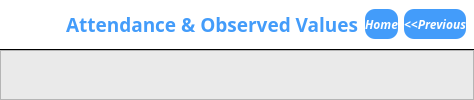
            <widget class="QWidget" name="attendPage">
             <layout class="QVBoxLayout" name="verticalLayout_4">
              <property name="spacing">
               <number>0</number>
              </property>
              <property name="leftMargin">
               <number>0</number>
              </property>
              <property name="topMargin">
               <number>0</number>
              </property>
              <property name="rightMargin">
               <number>0</number>
              </property>
              <property name="bottomMargin">
               <number>0</number>
              </property>
              <item>
               <widget class="QFrame" name="attendTitleFrame">
                <property name="maximumSize">
                 <size>
                  <width>16777215</width>
                  <height>60</height>
                 </size>
                </property>
                <property name="styleSheet">
                 <string notr="true">QFrame{
border: solid;
border-width: 0px 0px 1px 0px;
background-color: rgb(255, 255, 255);
}</string>
                </property>
                <property name="frameShape">
                 <enum>QFrame::StyledPanel</enum>
                </property>
                <property name="frameShadow">
                 <enum>QFrame::Raised</enum>
                </property>
                <layout class="QHBoxLayout" name="horizontalLayout_9">
                 <property name="leftMargin">
                  <number>0</number>
                 </property>
                 <property name="topMargin">
                  <number>0</number>
                 </property>
                 <property name="rightMargin">
                  <number>8</number>
                 </property>
                 <property name="bottomMargin">
                  <number>0</number>
                 </property>
                 <item>
                  <widget class="QLabel" name="attIcon">
                   <property name="minimumSize">
                    <size>
                     <width>60</width>
                     <height>0</height>
                    </size>
                   </property>
                   <property name="maximumSize">
                    <size>
                     <width>60</width>
                     <height>16777215</height>
                    </size>
                   </property>
                   <property name="styleSheet">
                    <string notr="true">QLabel{
background-color: rgb(255, 255, 255);
border: none;
}</string>
                   </property>
                   <property name="text">
                    <string/>
                   </property>
                   <property name="pixmap">
                    <pixmap>icons/attBlue.png</pixmap>
                   </property>
                   <property name="scaledContents">
                    <bool>true</bool>
                   </property>
                   <property name="margin">
                    <number>9</number>
                   </property>
                  </widget>
                 </item>
                 <item>
                  <widget class="QLabel" name="attendLabel">
                   <property name="font">
                    <font>
                     <family>Montserrat</family>
                     <pointsize>14</pointsize>
                     <weight>75</weight>
                     <bold>true</bold>
                    </font>
                   </property>
                   <property name="styleSheet">
                    <string notr="true">QLabel{
border: none;
	color: rgb(67, 156, 250);
}</string>
                   </property>
                   <property name="text">
                    <string>Attendance &amp; Observed Values</string>
                   </property>
                  </widget>
                 </item>
                 <item>
                  <widget class="QPushButton" name="homeBtnAttend">
                   <property name="maximumSize">
                    <size>
                     <width>120</width>
                     <height>30</height>
                    </size>
                   </property>
                   <property name="font">
                    <font>
                     <family>Montserrat</family>
                     <pointsize>9</pointsize>
                     <weight>75</weight>
                     <italic>true</italic>
                     <bold>true</bold>
                    </font>
                   </property>
                   <property name="styleSheet">
                    <string notr="true">QPushButton{
	background-color: rgb(67, 156, 250);
	color: rgb(255, 255, 255);
 	border-radius: 10px;
}

QPushButton:focus{
background-color: rgb(255, 255, 255);
color: rgb(67, 156, 250);
border-radius: 10px;
border: 2px solid rgb(67, 156, 250)
}</string>
                   </property>
                   <property name="text">
                    <string>Home</string>
                   </property>
                   <property name="icon">
                    <iconset>
                     <normaloff>icons/home.png</normaloff>icons/home.png</iconset>
                   </property>
                   <property name="iconSize">
                    <size>
                     <width>22</width>
                     <height>22</height>
                    </size>
                   </property>
                  </widget>
                 </item>
                 <item>
                  <widget class="QPushButton" name="prevBtnAttend">
                   <property name="maximumSize">
                    <size>
                     <width>130</width>
                     <height>30</height>
                    </size>
                   </property>
                   <property name="font">
                    <font>
                     <family>Montserrat</family>
                     <pointsize>9</pointsize>
                     <weight>75</weight>
                     <italic>true</italic>
                     <bold>true</bold>
                    </font>
                   </property>
                   <property name="styleSheet">
                    <string notr="true">QPushButton{
	background-color: rgb(67, 156, 250);
	color: rgb(255, 255, 255);
 	border-radius: 10px;
}

QPushButton:focus{
background-color: rgb(255, 255, 255);
color: rgb(67, 156, 250);
border-radius: 10px;
border: 2px solid rgb(67, 156, 250)
}</string>
                   </property>
                   <property name="text">
                    <string>&lt;&lt;Previous</string>
                   </property>
                  </widget>
                 </item>
                </layout>
               </widget>
              </item>
              <item>
               <widget class="QFrame" name="attendMainFrame">
                <property name="styleSheet">
                 <string notr="true">QFrame{
	background-color: rgb(234, 234, 234);
}</string>
                </property>
                <property name="frameShape">
                 <enum>QFrame::StyledPanel</enum>
                </property>
                <property name="frameShadow">
                 <enum>QFrame::Raised</enum>
                </property>
               </widget>
              </item>
             </layout>
            </widget>
